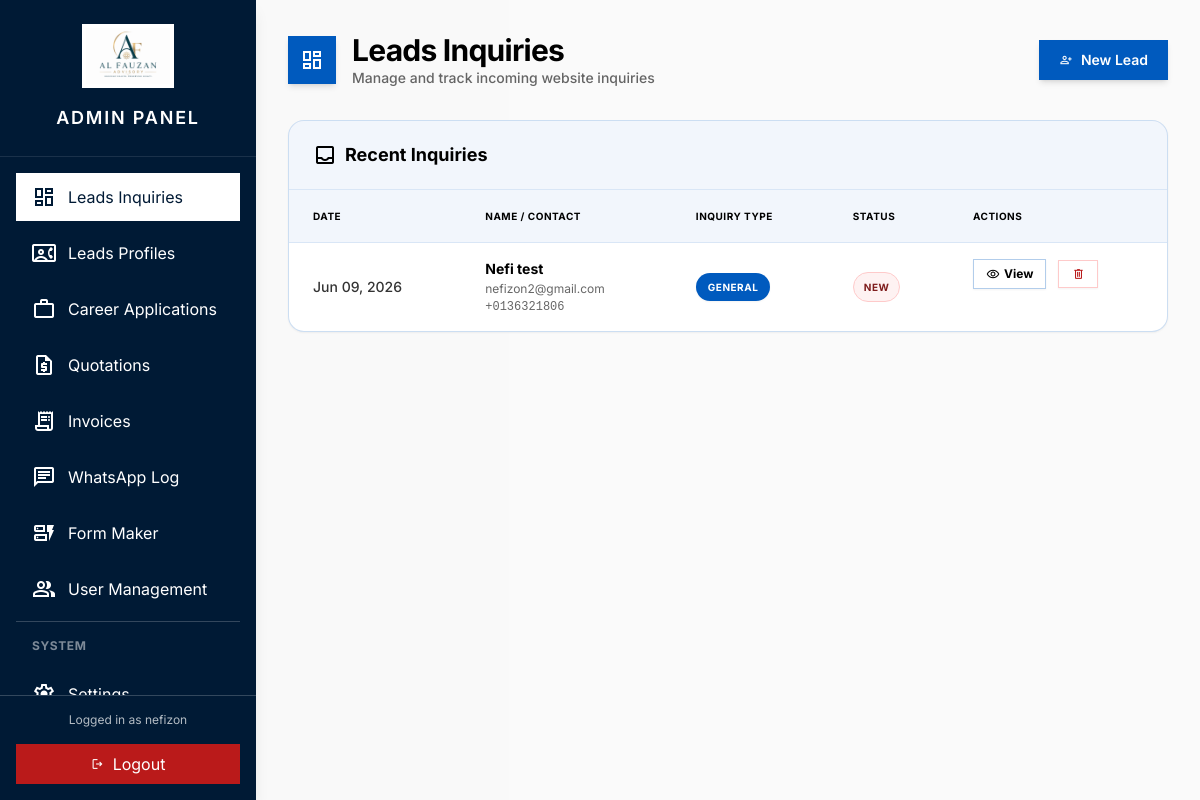
Page /index.php (signed in) on the committed database.
### tables this page shows
CREATE TABLE `leads` (
  `id` int NOT NULL,
  `leads_profile_id` int DEFAULT NULL,
  `full_name` varchar(100) NOT NULL,
  `email_address` varchar(100) NOT NULL,
  `phone_number` varchar(20) DEFAULT NULL,
  `inquiry_type` varchar(50) DEFAULT 'General',
  `message` text,
  `source_page` varchar(50) DEFAULT NULL,
  `status` enum('new','contacted','closed') DEFAULT 'new',
  `admin_comment` text,
  `created_at` timestamp NULL DEFAULT CURRENT_TIMESTAMP,
  `updated_at` timestamp NULL DEFAULT CURRENT_TIMESTAMP ON UPDATE CURRENT_TIMESTAMP
);

### index.php (the view, shortened to what this page needs)
<?php
require_once __DIR__ . '/includes/db.php';
require_once __DIR__ . '/includes/header.php';
require_once __DIR__ . '/includes/sidebar.php';
$stmt = $pdo->query("SELECT * FROM leads ORDER BY created_at DESC");
$leads = $stmt->fetchAll();
?>
<div class="mb-8 flex justify-between items-center">
    <div class="flex items-center gap-4">
        <div class="w-12 h-12 bg-[#005abe] text-white rounded-xl flex items-center justify-center shadow-md">
            <span class="material-symbols-outlined">dashboard</span>
        </div>
        <div>
            <h1 class="text-3xl font-bold text-black tracking-tight">Leads Inquiries</h1>
            <p class="text-black/60 text-sm font-medium">Manage and track incoming website inquiries</p>
        </div>
    </div>
    <button onclick="openLeadModal()"
            class="flex items-center gap-2 bg-[#005abe] text-white px-5 py-2.5 rounded-xl font-semibold text-sm hover:bg-[#0047a0] active:scale-95 transition-all shadow-md">
        <span class="material-symbols-outlined text-sm">person_add</span>
        New Lead
    </button>
</div>
<div class="bg-white border border-[#005abe]/20 shadow-sm rounded-2xl overflow-hidden mb-12 transition-all duration-300 hover:shadow-xl hover:-translate-y-1">
    <div class="bg-[#005abe]/5 px-6 py-5 border-b border-[#005abe]/10 flex justify-between items-center">
        <h2 class="text-lg font-bold text-black flex items-center gap-2">
            <span class="material-symbols-outlined text-black">inbox</span> Recent Inquiries
        </h2>
    </div>
    <div class="p-0 overflow-x-auto">
        <table class="w-full text-left text-sm text-black">
            <thead class="bg-[#005abe]/5 text-black font-bold text-[10px] uppercase tracking-wider">
                <tr>
                    <th class="px-6 py-4 border-b border-[#005abe]/10">Date</th>
                    <th class="px-6 py-4 border-b border-[#005abe]/10">Name / Contact</th>
                    <th class="px-6 py-4 border-b border-[#005abe]/10">Inquiry Type</th>
                    <th class="px-6 py-4 border-b border-[#005abe]/10">Status</th>
                    <th class="px-6 py-4 border-b border-[#005abe]/10">Actions</th>
                </tr>
            </thead>
            <tbody class="divide-y divide-blue-900/10">
                <?php if (count($leads) > 0): ?>
                    <?php foreach ($leads as $lead): ?>
                        <tr class="group hover:bg-[#005abe]/5 transition-all duration-200">
                            <td class="px-6 py-4 whitespace-nowrap font-medium text-black/80 group-hover:text-black transition-colors"><?= htmlspecialchars(date('M d, Y', strtotime($lead->created_at))) ?></td>
                            <td class="px-6 py-4">
                                <div class="font-bold text-black group-hover:translate-x-1 transition-transform"><?= htmlspecialchars($lead->full_name) ?></div>
                                <div class="text-black/60 text-xs mt-0.5"><a href="mailto:<?= htmlspecialchars($lead->email_address) ?>" class="hover:underline"><?= htmlspecialchars($lead->email_address) ?></a></div>
                                <div class="text-black/60 text-xs mt-0.5 font-mono">+<?= htmlspecialchars($lead->phone_number) ?></div>
                            </td>
                            <td class="px-6 py-4">
                                <span class="inline-block px-3 py-1 bg-[#005abe] text-white text-[10px] rounded-full font-bold uppercase tracking-wider group-hover:scale-105 transition-transform shadow-sm">
                                    <?= htmlspecialchars($lead->inquiry_type) ?>
                                </span>
                            </td>
                            <td class="px-6 py-4">
                                <?php
                                    $statusClass = match($lead->status) {
                                        'new' => 'bg-red-50 text-red-900 border border-red-200',
                                        'contacted' => 'bg-[#005abe]/5 text-black border border-[#005abe]/20',
                                        'closed' => 'bg-green-50 text-green-900 border border-green-200',
                                        default => 'bg-slate-50 text-slate-900 border border-slate-200'
                                    };
                                ?>
                                <span class="inline-block px-2.5 py-1 <?= $statusClass ?> text-[10px] rounded-full font-bold uppercase tracking-wider group-hover:shadow-sm transition-all">
                                    <?= htmlspecialchars($lead->status) ?>
                                </span>
                            </td>
                            <td class="px-6 py-4 flex items-center gap-3">
                                <a href="<?= BASE_PATH ?>/view-lead.php?id=<?= $lead->id ?>" class="text-black hover:text-white font-bold text-xs flex items-center gap-1 bg-white hover:bg-[#005abe] px-3 py-1.5 rounded-lg transition-all border border-[#005abe]/30 active:scale-95 shadow-sm">
                                    <span class="material-symbols-outlined text-[14px]">visibility</span> View
                                </a>
                                <a href="<?= BASE_PATH ?>/delete-lead.php?id=<?= $lead->id ?>" onclick="return confirm('Are you sure you want to delete this lead?');" class="text-red-700 hover:text-white font-bold text-xs flex items-center gap-1 bg-white hover:bg-red-700 px-3 py-1.5 rounded-lg transition-all border border-red-200 active:scale-95 shadow-sm">
                                    <span class="material-symbols-outlined text-[14px]">delete</span>
                                </a>
                            </td>
                        </tr>
                    <?php endforeach; ?>
                <?php endif; ?>
            </tbody>
        </table>
    </div>
</div>
<?php require_once __DIR__ . '/includes/footer.php'; ?>

### includes/header.php (style rules this page uses)
.page-item { opacity: 0; animation: kSlideUp 0.45s cubic-bezier(.16,1,.3,1) both; }
tbody tr { opacity: 0; animation: kFadeIn 0.3s ease both; }

### rows in the picture
leads: created_at "Jun 09, 2026", full_name "Nefi test", email_address "nefizon2@gmail.com", phone_number "0136321806", inquiry_type "GENERAL", status "NEW"

### other values in the picture
$_SESSION['admin_username'] "nefizon"
